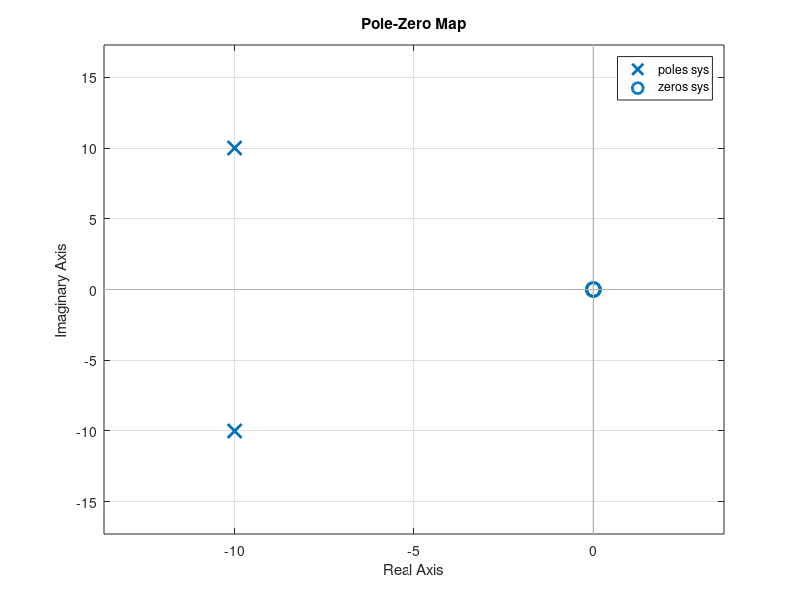

Reproduce this figure in MATLAB.
%% Title:Control System-Second Order System: diagonal shifting
%Author:ShivaKumar Naga Vankadhara
%PS No:99003727
%Date:7/04/2021
%Version:1.0


%% This Document has movement of poles for Second Order System
zeros = 0;
poles = [-10+10i -10-10i];
gain = 1;
sys = zpk(zeros,poles,gain);
hold on
pzmap(sys)
[wn1,zeta1]=damp(sys)
   
zeros = 0;
poles = [-100+100i -100-100i];
gain = 1;
sys = zpk(zeros,poles,gain);
hold on
pzmap(sys)
[wn2,zeta2]=damp(sys)

zeros = 0;
poles = [-300+300i -300-300i];
gain = 1;
sys = zpk(zeros,poles,gain);
pzmap(sys)
[wn3,zeta3]=damp(sys)
%% Analysis of movement of poles in the diagonal Direction.
% 1. Overshoot remains same at the different location of poles.
% 2. Frequency gets increased when the pole is moved upwards.
% 3. Frequency gets decreased when the pole moves downwards.
% 4. As the zeta is in between [0-1] the poles are complex conjugate roots. 